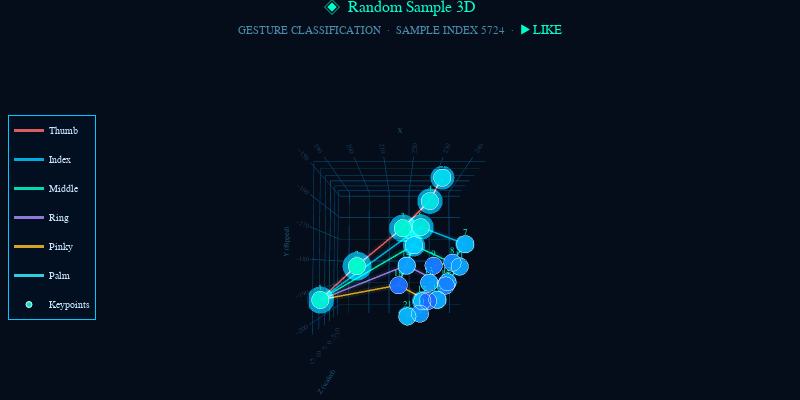
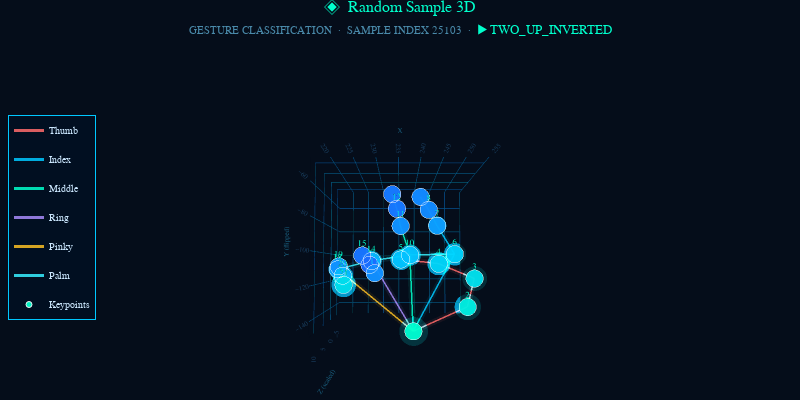
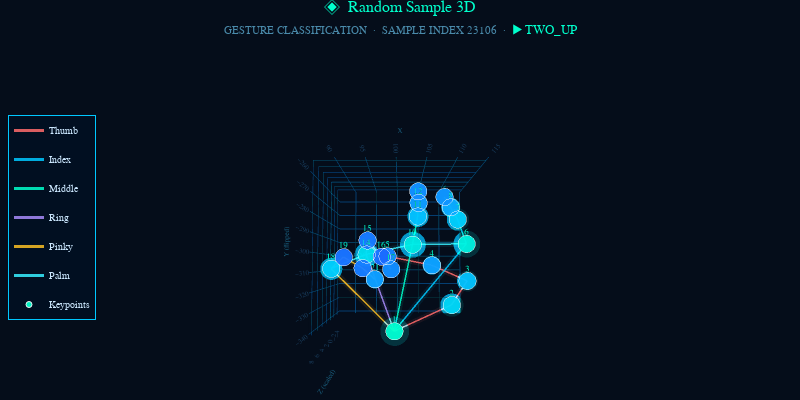

The notebook cell these images were saved under, in order:
### Code cell
for i in range(5):
    visualize_random_sample_3d(df)
